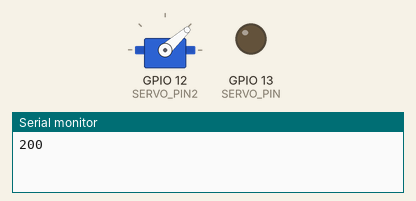
Recording of a sketch running on a simulated ESP32-C3. On the bench: servo, output pins drawn as LEDs (lit = HIGH), the last lines printed to the serial monitor. Servo pulses on a pin are drawn as a servo (544–2400 µs = 0–180°).

Above: at 0.1 s.
At 9.1 s:
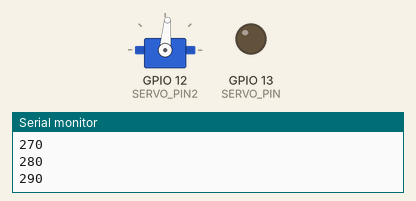
At 19.1 s:
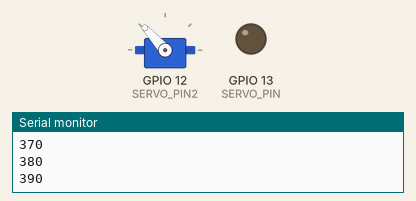
At 39.1 s:
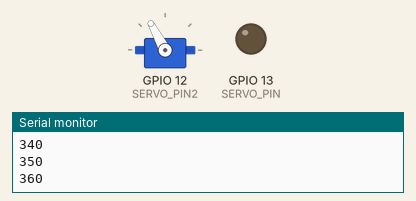
Timing chart, 0 to 40.0 s (numbered marks = the images above):
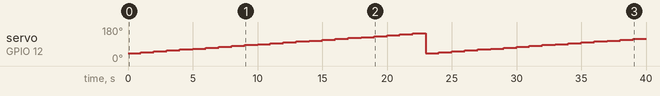

The sketch:

Multiple_Servo_Example_Arduino.ino
```cpp
#include <Arduino.h>
#include "driver/ledc.h"

// 定义舵机控制参数
#define SERVO_PIN 13  // 将舵机信号线连接到 ESP32-C3 的引脚
#define SERVO_CHANNEL LEDC_CHANNEL_0
#define SERVO_FREQUENCY 50  // PWM 频率 (Hz)
#define SERVO_RESOLUTION 12  // PWM 分辨率 (位)

#define SERVO_PIN2 12
#define SERVO_CHANNEL2 LEDC_CHANNEL_1

void setup() {
  // 初始化串口通信
  Serial.begin(9600);

  // 配置舵机控制引脚
  ledcSetup(SERVO_CHANNEL, SERVO_FREQUENCY, SERVO_RESOLUTION);
  ledcAttachPin(SERVO_PIN, SERVO_CHANNEL);
  ledcSetup(SERVO_CHANNEL2, SERVO_FREQUENCY, SERVO_RESOLUTION);
  ledcAttachPin(SERVO_PIN2, SERVO_CHANNEL2);
}

void loop() {
  // // 控制舵机转到 0 度
  // for(int d=0;d<2000;d+=10){
  //   ledcWrite(SERVO_CHANNEL,d);
  //   delay(1000); // 等待 1 秒
  // }
  for(int d=200;d<430;d+=10){
    ledcWrite(SERVO_CHANNEL2,d);
    Serial.println(d);
    delay(1000);
  }
}

// void setServoPosition(int degrees) {
//   // 将角度转换为 PWM 脉冲宽度
//   int dutyCycle = map(degrees, 0, 180, 500, 2500); // 500~2500 是舵机的 PWM 范围

//   // 发送 PWM 信号控制舵机
//   ledcWrite(SERVO_CHANNEL, dutyCycle);
// }
```

Measured:
- by itself, servo on GPIO 12 (SERVO_PIN2): 42° → 47° at 1.0 s, → 51° 1.0 s later, → 56° 1.0 s later, → 61° 1.0 s later, … (39 changes in this stretch)
